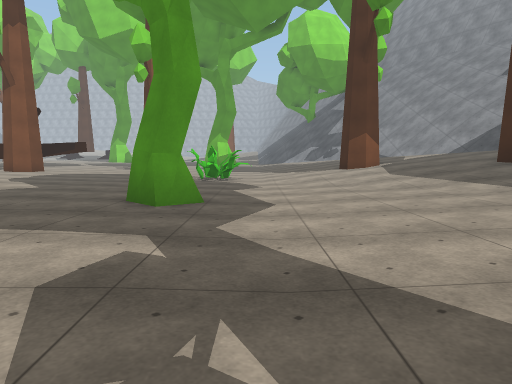
view 1 (above)

24 first-person views from a walk through a scene from a Unity 3-D project. The camera is 1.4 m above the floor, tilts 6° down and sees 70° across. The floor is counted in squares, 1.8 m on a side. Each view is taken from the middle of a square. On the plan, view 1 faces up. The plan holds only what a view shows up to about 12 squares ahead; the rest is blank. The place goes on beyond the plan. The player character is not drawn. Some surface patterns are stand-ins.

view 2
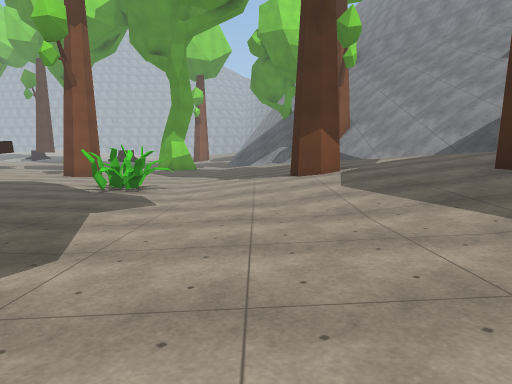

view 3
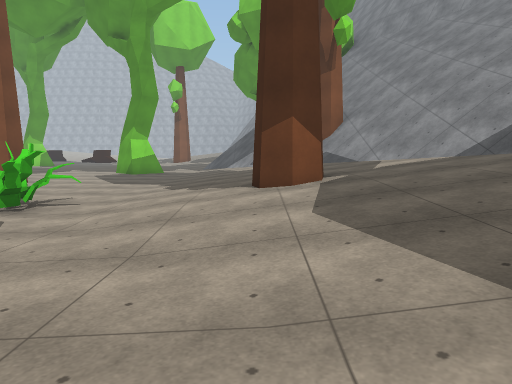

view 4
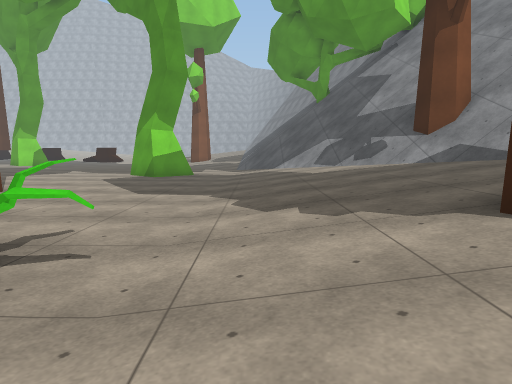

view 5
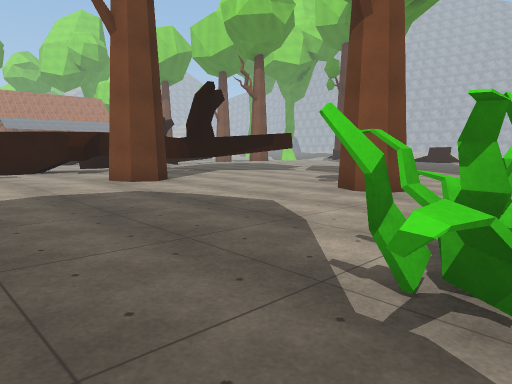

view 6
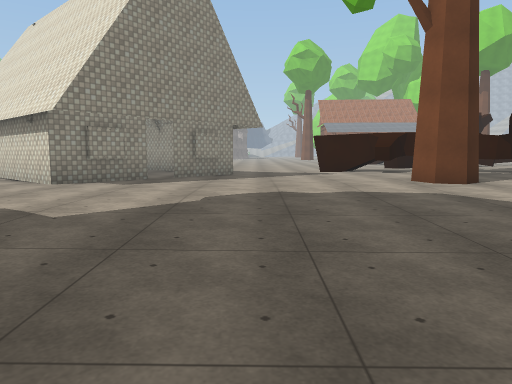

view 7
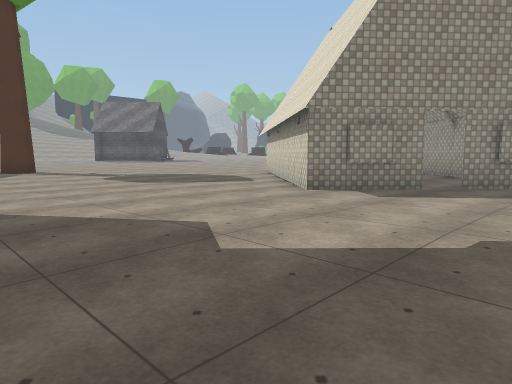

view 8
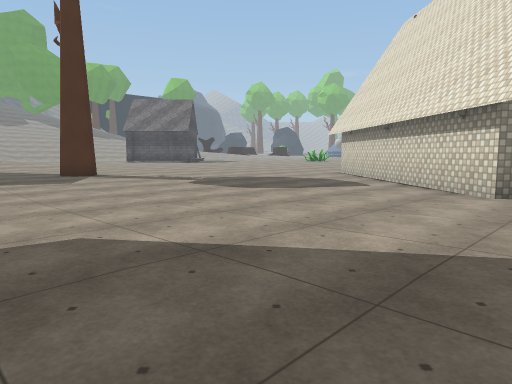

view 9
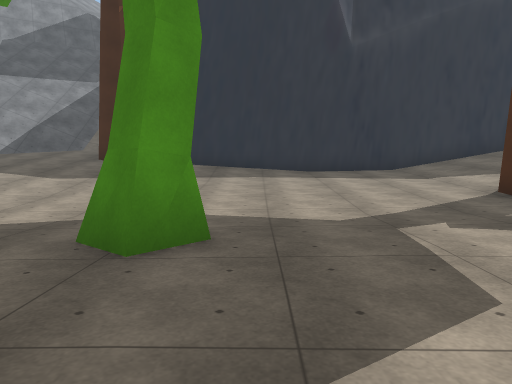

view 10
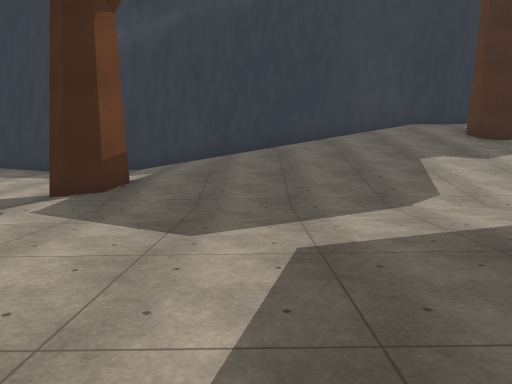

view 11
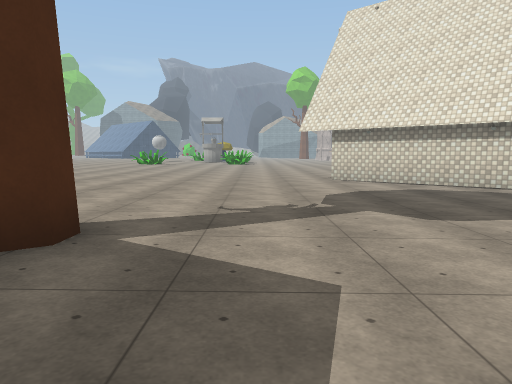

view 12
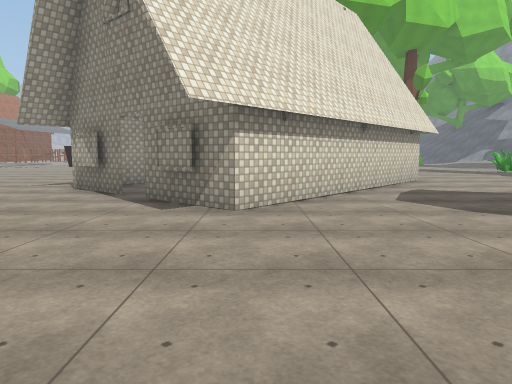

view 13
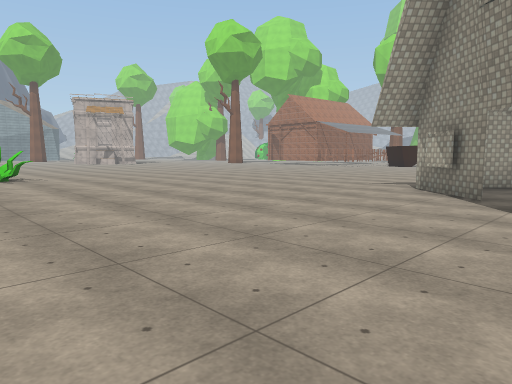

view 14
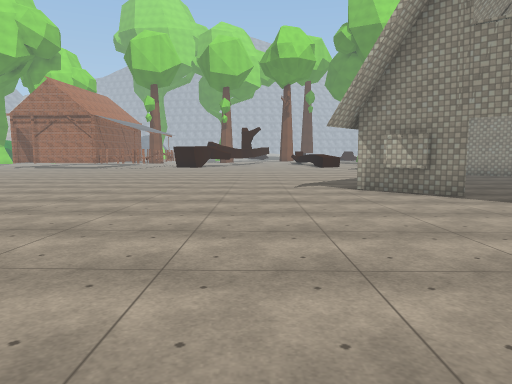

view 15
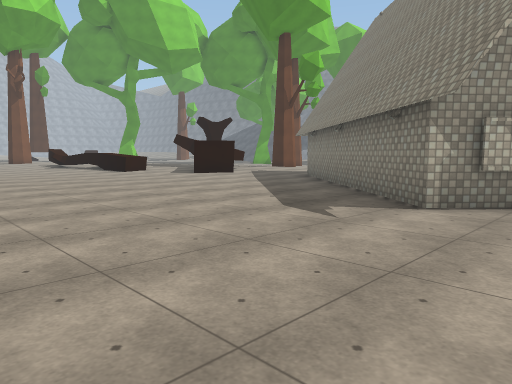

view 16
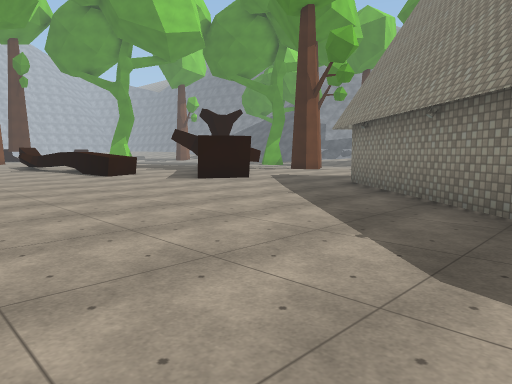

view 17
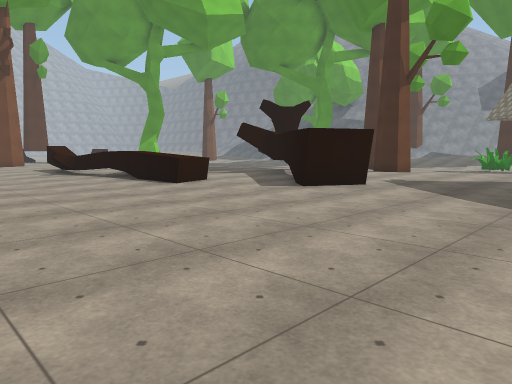

view 18
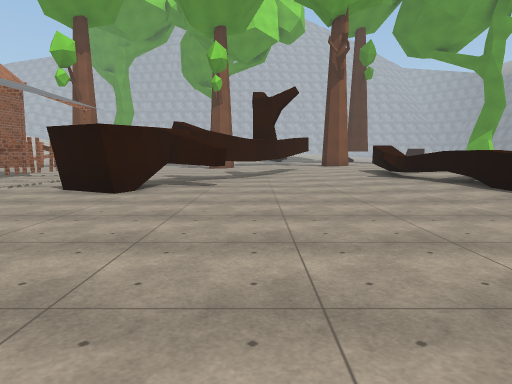

view 19
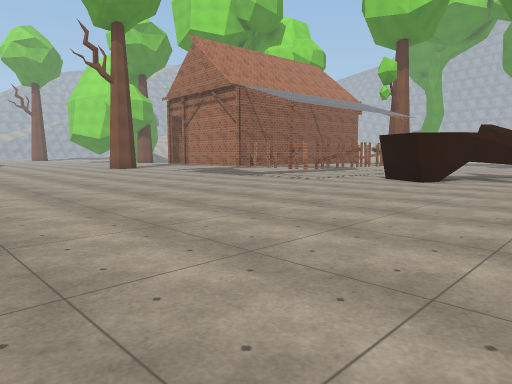

view 20
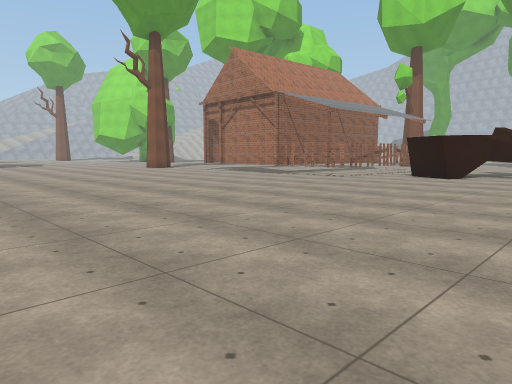

view 21
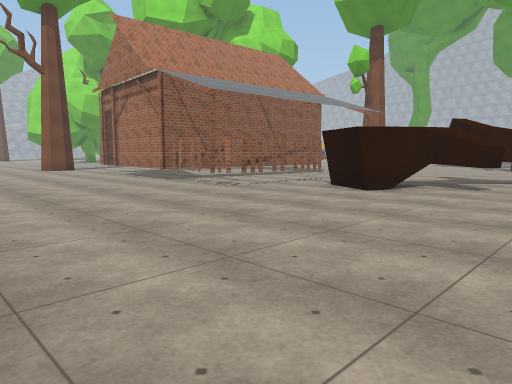

view 22
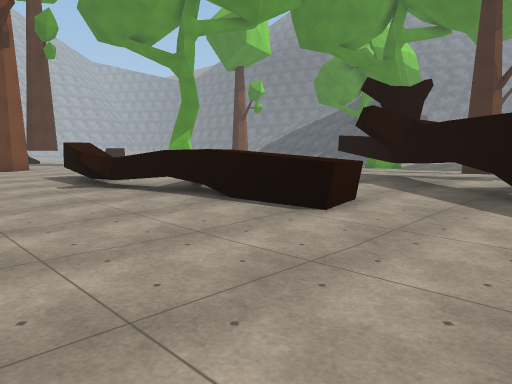

view 23
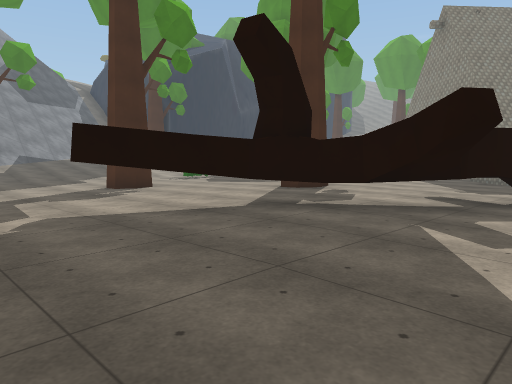

view 24
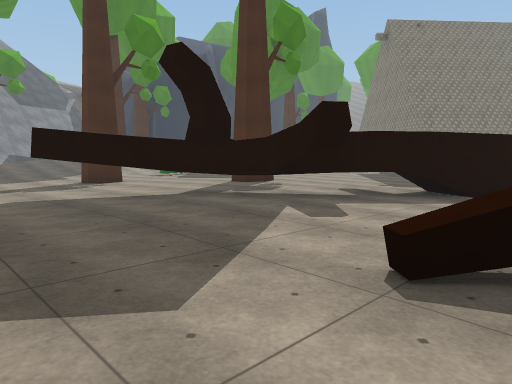

### Floor plan
Key: @ floor where view 1 was taken; # wall or solid block; x gap in a wall; . main floor; : floor 0.25 m higher than the main floor; - floor 0.25 m lower than the main floor; + floor 0.5 m higher than the main floor; / step, stairs or slope; = window, fence, low wall or low ledge; ^ raised ledge; T tree; H thing the floor can be seen under or through; O other object.
Columns run from 33 left of view 1 to 11 right of it. Each row starts with its distance up from view 1.
 22         ...#.::^++++++    ....###.//////
 21         . #...:^++++++:::.........////////
 20      #  . ....:^x=++++:H:.........///// //
 19      #. ###....:^:++++:H::........////TT/
 18      #.##.......^:::++H ::........///////////
 17      #..#.......^:::HHH:::..T#...-///////////
 16  #####..........^^::H ::::..T..---//////////
 15 .................::HH:::::.....---//////////
 14 ...................HHH::TT.....---//////////
 13 ..................#H::::::.....OO-//#T/////
 12 ......................::::.....OOO///T////
 11 .......................::::.....O-///////
 10 ........................:::.....---/////T
  9 ...................###...::.....--..////
  8 ..................##.#...........-..////
  7 ..................#....#.........-...///#
  6     .............##..  ##......TT....://#
  5     ............##...  ##...........::+/#
  4      ..........##...  ##............::+/#
  3       .........#...  ##.............::++#
  2       .........##..  #..............:+++#
  1        ...........  ##......... ...::+++#
  0        ..........####.......... .@T#////#
 -1       ............................//////#
 -2      :::::........................//////#
 -3      :::::::......................//////#
 -4       OO::::::....................//////#
 -5           ::::::...........T......//////#
 -6             :  ::::::::::: :::  :://////#

Positions as (right, up) in squares from view 1, and headings:
1: (0, 0), facing up
2: (2, 3), facing up
3: (3, 6), facing up
4: (1, 10), facing up
5: (-1, 10), facing up-left
6: (-1, 10), facing left
7: (-3, 10), facing down-left
8: (-2, 7), facing down-left
9: (-5, 5), facing right
10: (-5, -3), facing right
11: (-3, -3), facing left
12: (-14, -6), facing up
13: (-15, -6), facing up-left
14: (-21, -6), facing up
15: (-24, 1), facing up-right
16: (-22, 4), facing up-right
17: (-22, 8), facing up-right
18: (-22, 10), facing up
19: (-21, 7), facing up-left
20: (-21, 5), facing up-left
21: (-21, 10), facing up-left
22: (-21, 13), facing up-right
23: (-15, 22), facing down-right
24: (-17, 22), facing down-right
